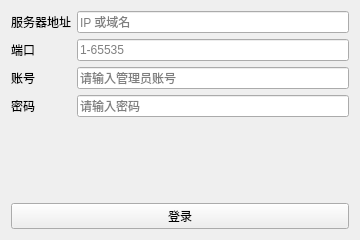
<?xml version="1.0" encoding="UTF-8"?>
<ui version="4.0">
 <class>LoginWindow</class>
 <widget class="QWidget" name="LoginWindow">
  <property name="geometry">
   <rect>
    <x>0</x>
    <y>0</y>
    <width>360</width>
    <height>240</height>
   </rect>
  </property>
  <property name="windowTitle">
   <string>管理端登录</string>
  </property>
  <layout class="QVBoxLayout" name="verticalLayout">
   <item>
    <layout class="QFormLayout" name="formLayout">
     <item row="0" column="0">
      <widget class="QLabel" name="labelHost">
       <property name="text">
        <string>服务器地址</string>
       </property>
      </widget>
     </item>
     <item row="0" column="1">
      <widget class="QLineEdit" name="lineEditHost">
       <property name="placeholderText">
        <string>IP 或域名</string>
       </property>
      </widget>
     </item>
     <item row="1" column="0">
      <widget class="QLabel" name="labelPort">
       <property name="text">
        <string>端口</string>
       </property>
      </widget>
     </item>
     <item row="1" column="1">
      <widget class="QLineEdit" name="lineEditPort">
       <property name="placeholderText">
        <string>1-65535</string>
       </property>
      </widget>
     </item>
     <item row="2" column="0">
      <widget class="QLabel" name="labelUser">
       <property name="text">
        <string>账号</string>
       </property>
      </widget>
     </item>
     <item row="2" column="1">
      <widget class="QLineEdit" name="lineEditUser">
       <property name="placeholderText">
        <string>请输入管理员账号</string>
       </property>
      </widget>
     </item>
     <item row="3" column="0">
      <widget class="QLabel" name="labelPass">
       <property name="text">
        <string>密码</string>
       </property>
      </widget>
     </item>
     <item row="3" column="1">
      <widget class="QLineEdit" name="lineEditPass">
       <property name="echoMode">
        <enum>QLineEdit::Password</enum>
       </property>
       <property name="placeholderText">
        <string>请输入密码</string>
       </property>
      </widget>
     </item>
    </layout>
   </item>
   <item>
    <widget class="QPushButton" name="pushButtonLogin">
     <property name="text">
      <string>登录</string>
     </property>
    </widget>
   </item>
  </layout>
 </widget>
 <resources/>
 <connections/>
</ui>
